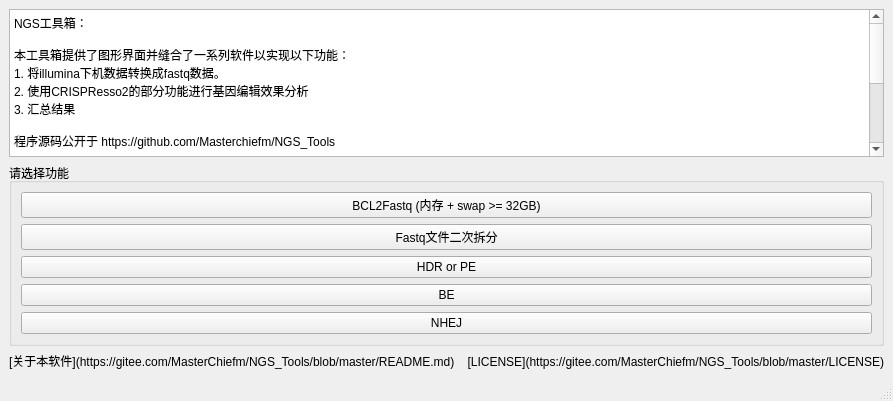
<?xml version="1.0" encoding="UTF-8"?>
<ui version="4.0">
 <class>MainWindow</class>
 <widget class="QMainWindow" name="MainWindow">
  <property name="geometry">
   <rect>
    <x>0</x>
    <y>0</y>
    <width>591</width>
    <height>401</height>
   </rect>
  </property>
  <property name="windowTitle">
   <string>NGS_Tools</string>
  </property>
  <widget class="QWidget" name="centralwidget">
   <layout class="QVBoxLayout" name="verticalLayout_2">
    <item>
     <widget class="QPlainTextEdit" name="plainTextEdit">
      <property name="plainText">
       <string>NGS工具箱：

本工具箱提供了图形界面并缝合了一系列软件以实现以下功能：
1. 将illumina下机数据转换成fastq数据。
2. 使用CRISPResso2的部分功能进行基因编辑效果分析
3. 汇总结果

程序源码公开于 https://github.com/Masterchiefm/NGS_Tools





本程序由莫淇钦创建于上海科技大学马涵慧实验室
联系邮箱：moqiqin@live.com
</string>
      </property>
     </widget>
    </item>
    <item>
     <widget class="QGroupBox" name="groupBox">
      <property name="title">
       <string>请选择功能</string>
      </property>
      <layout class="QVBoxLayout" name="verticalLayout">
       <item>
        <widget class="QPushButton" name="pushButton_bcl">
         <property name="text">
          <string>BCL2Fastq (内存 + swap &gt;= 32GB)</string>
         </property>
        </widget>
       </item>
       <item>
        <widget class="QPushButton" name="pushButton_demultiplex">
         <property name="text">
          <string>Fastq文件二次拆分</string>
         </property>
        </widget>
       </item>
       <item>
        <widget class="QPushButton" name="pushButton_HDR">
         <property name="text">
          <string>HDR or PE</string>
         </property>
        </widget>
       </item>
       <item>
        <widget class="QPushButton" name="pushButton_BE">
         <property name="text">
          <string>BE</string>
         </property>
        </widget>
       </item>
       <item>
        <widget class="QPushButton" name="pushButton_NHEJ">
         <property name="text">
          <string>NHEJ</string>
         </property>
        </widget>
       </item>
      </layout>
     </widget>
    </item>
    <item>
     <widget class="QLabel" name="label">
      <property name="text">
       <string>[关于本软件](https://gitee.com/MasterChiefm/NGS_Tools/blob/master/README.md)    [LICENSE](https://gitee.com/MasterChiefm/NGS_Tools/blob/master/LICENSE)</string>
      </property>
      <property name="textFormat">
       <enum>Qt::MarkdownText</enum>
      </property>
      <property name="alignment">
       <set>Qt::AlignRight|Qt::AlignTrailing|Qt::AlignVCenter</set>
      </property>
      <property name="openExternalLinks">
       <bool>true</bool>
      </property>
      <property name="textInteractionFlags">
       <set>Qt::TextBrowserInteraction</set>
      </property>
     </widget>
    </item>
   </layout>
  </widget>
  <widget class="QMenuBar" name="menubar">
   <property name="geometry">
    <rect>
     <x>0</x>
     <y>0</y>
     <width>591</width>
     <height>28</height>
    </rect>
   </property>
  </widget>
  <widget class="QStatusBar" name="statusbar"/>
 </widget>
 <resources/>
 <connections/>
</ui>
